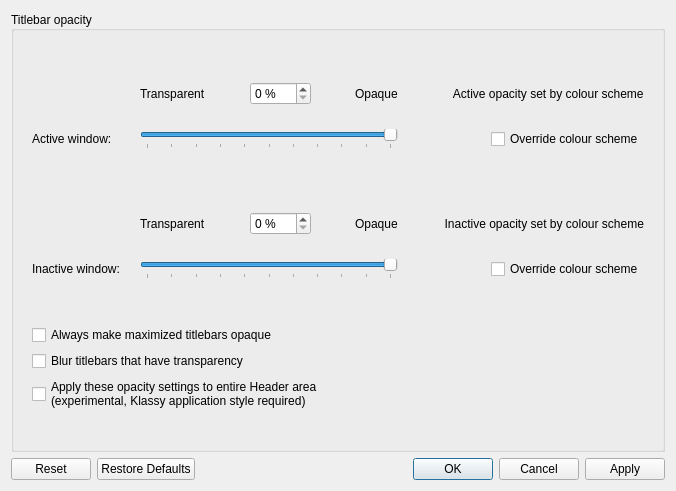
<?xml version="1.0" encoding="UTF-8"?>
<ui version="4.0">
 <class>TitleBarOpacity</class>
 <widget class="QDialog" name="TitleBarOpacity">
  <property name="geometry">
   <rect>
    <x>0</x>
    <y>0</y>
    <width>676</width>
    <height>491</height>
   </rect>
  </property>
  <property name="windowTitle">
   <string>Dialog</string>
  </property>
  <layout class="QVBoxLayout" name="verticalLayout">
   <item>
    <widget class="QGroupBox" name="groupBox_4">
     <property name="title">
      <string>Titlebar opacity</string>
     </property>
     <property name="alignment">
      <set>Qt::AlignLeading|Qt::AlignLeft|Qt::AlignVCenter</set>
     </property>
     <layout class="QGridLayout" name="gridLayout_2">
      <property name="leftMargin">
       <number>18</number>
      </property>
      <property name="topMargin">
       <number>18</number>
      </property>
      <property name="rightMargin">
       <number>18</number>
      </property>
      <property name="bottomMargin">
       <number>18</number>
      </property>
      <item row="0" column="0">
       <spacer name="verticalSpacer_12">
        <property name="orientation">
         <enum>Qt::Vertical</enum>
        </property>
        <property name="sizeType">
         <enum>QSizePolicy::Fixed</enum>
        </property>
        <property name="sizeHint" stdset="0">
         <size>
          <width>20</width>
          <height>10</height>
         </size>
        </property>
       </spacer>
      </item>
      <item row="1" column="0">
       <layout class="QVBoxLayout" name="verticalLayout_2">
        <property name="spacing">
         <number>20</number>
        </property>
        <item>
         <layout class="QGridLayout" name="gridLayout">
          <property name="verticalSpacing">
           <number>0</number>
          </property>
          <item row="4" column="0">
           <widget class="QLabel" name="_menuGroupDescription_2">
            <property name="text">
             <string>Inactive window:</string>
            </property>
            <property name="buddy">
             <cstring>titleBarOpacityInactive_2</cstring>
            </property>
           </widget>
          </item>
          <item row="0" column="1">
           <layout class="QHBoxLayout" name="horizontalLayout">
            <item>
             <widget class="QLabel" name="_menuOpacityTransparentLabel">
              <property name="text">
               <string>Transparent</string>
              </property>
             </widget>
            </item>
            <item>
             <spacer name="horizontalSpacer_9">
              <property name="orientation">
               <enum>Qt::Horizontal</enum>
              </property>
              <property name="sizeHint" stdset="0">
               <size>
                <width>40</width>
                <height>20</height>
               </size>
              </property>
             </spacer>
            </item>
            <item>
             <widget class="QSpinBox" name="titleBarOpacityActive_2">
              <property name="suffix">
               <string> %</string>
              </property>
              <property name="maximum">
               <number>100</number>
              </property>
              <property name="value">
               <number>0</number>
              </property>
             </widget>
            </item>
            <item>
             <spacer name="horizontalSpacer_15">
              <property name="orientation">
               <enum>Qt::Horizontal</enum>
              </property>
              <property name="sizeHint" stdset="0">
               <size>
                <width>40</width>
                <height>20</height>
               </size>
              </property>
             </spacer>
            </item>
            <item>
             <widget class="QLabel" name="_menuOpacityTransparentLabel_2">
              <property name="text">
               <string>Opaque</string>
              </property>
             </widget>
            </item>
           </layout>
          </item>
          <item row="3" column="1">
           <layout class="QHBoxLayout" name="horizontalLayout_2">
            <item>
             <widget class="QLabel" name="_menuOpacityTransparentLabel_4">
              <property name="text">
               <string>Transparent</string>
              </property>
             </widget>
            </item>
            <item>
             <spacer name="horizontalSpacer_16">
              <property name="orientation">
               <enum>Qt::Horizontal</enum>
              </property>
              <property name="sizeHint" stdset="0">
               <size>
                <width>40</width>
                <height>20</height>
               </size>
              </property>
             </spacer>
            </item>
            <item>
             <widget class="QSpinBox" name="titleBarOpacityInactive_2">
              <property name="suffix">
               <string> %</string>
              </property>
              <property name="maximum">
               <number>100</number>
              </property>
              <property name="value">
               <number>0</number>
              </property>
             </widget>
            </item>
            <item>
             <spacer name="horizontalSpacer_17">
              <property name="orientation">
               <enum>Qt::Horizontal</enum>
              </property>
              <property name="sizeHint" stdset="0">
               <size>
                <width>40</width>
                <height>20</height>
               </size>
              </property>
             </spacer>
            </item>
            <item>
             <widget class="QLabel" name="_menuOpacityTransparentLabel_3">
              <property name="text">
               <string>Opaque</string>
              </property>
             </widget>
            </item>
           </layout>
          </item>
          <item row="4" column="1">
           <widget class="QSlider" name="titleBarOpacityInactive">
            <property name="minimum">
             <number>0</number>
            </property>
            <property name="maximum">
             <number>100</number>
            </property>
            <property name="singleStep">
             <number>1</number>
            </property>
            <property name="pageStep">
             <number>10</number>
            </property>
            <property name="value">
             <number>100</number>
            </property>
            <property name="orientation">
             <enum>Qt::Horizontal</enum>
            </property>
            <property name="invertedAppearance">
             <bool>false</bool>
            </property>
            <property name="invertedControls">
             <bool>false</bool>
            </property>
            <property name="tickPosition">
             <enum>QSlider::TicksBelow</enum>
            </property>
            <property name="tickInterval">
             <number>10</number>
            </property>
           </widget>
          </item>
          <item row="1" column="0">
           <widget class="QLabel" name="_menuGroupDescription">
            <property name="text">
             <string>Active window:</string>
            </property>
            <property name="buddy">
             <cstring>titleBarOpacityActive_2</cstring>
            </property>
           </widget>
          </item>
          <item row="2" column="0">
           <spacer name="verticalSpacer_10">
            <property name="orientation">
             <enum>Qt::Vertical</enum>
            </property>
            <property name="sizeType">
             <enum>QSizePolicy::Maximum</enum>
            </property>
            <property name="sizeHint" stdset="0">
             <size>
              <width>20</width>
              <height>40</height>
             </size>
            </property>
           </spacer>
          </item>
          <item row="0" column="2" alignment="Qt::AlignRight">
           <widget class="QLabel" name="titleBarOpacityActiveFromColorSchemeLabel">
            <property name="text">
             <string>        Active opacity set by colour scheme</string>
            </property>
           </widget>
          </item>
          <item row="1" column="2" alignment="Qt::AlignRight">
           <widget class="QCheckBox" name="overrideTitleBarOpacityActive">
            <property name="text">
             <string>Override colour scheme</string>
            </property>
           </widget>
          </item>
          <item row="3" column="2" alignment="Qt::AlignRight">
           <widget class="QLabel" name="titleBarOpacityInactiveFromColorSchemeLabel">
            <property name="text">
             <string>        Inactive opacity set by colour scheme</string>
            </property>
           </widget>
          </item>
          <item row="4" column="2" alignment="Qt::AlignRight">
           <widget class="QCheckBox" name="overrideTitleBarOpacityInactive">
            <property name="text">
             <string>Override colour scheme</string>
            </property>
           </widget>
          </item>
          <item row="1" column="1">
           <widget class="QSlider" name="titleBarOpacityActive">
            <property name="minimum">
             <number>0</number>
            </property>
            <property name="maximum">
             <number>100</number>
            </property>
            <property name="singleStep">
             <number>1</number>
            </property>
            <property name="pageStep">
             <number>10</number>
            </property>
            <property name="value">
             <number>100</number>
            </property>
            <property name="orientation">
             <enum>Qt::Horizontal</enum>
            </property>
            <property name="invertedAppearance">
             <bool>false</bool>
            </property>
            <property name="invertedControls">
             <bool>false</bool>
            </property>
            <property name="tickPosition">
             <enum>QSlider::TicksBelow</enum>
            </property>
            <property name="tickInterval">
             <number>10</number>
            </property>
           </widget>
          </item>
         </layout>
        </item>
        <item>
         <spacer name="verticalSpacer_17">
          <property name="orientation">
           <enum>Qt::Vertical</enum>
          </property>
          <property name="sizeType">
           <enum>QSizePolicy::Fixed</enum>
          </property>
          <property name="sizeHint" stdset="0">
           <size>
            <width>20</width>
            <height>40</height>
           </size>
          </property>
         </spacer>
        </item>
       </layout>
      </item>
      <item row="4" column="0">
       <widget class="QCheckBox" name="applyOpacityToHeader">
        <property name="text">
         <string>Apply these opacity settings to entire Header area
(experimental, Klassy application style required)</string>
        </property>
       </widget>
      </item>
      <item row="3" column="0">
       <widget class="QCheckBox" name="blurTransparentTitleBars">
        <property name="text">
         <string>Blur titlebars that have transparency</string>
        </property>
       </widget>
      </item>
      <item row="5" column="0">
       <spacer name="verticalSpacer_9">
        <property name="orientation">
         <enum>Qt::Vertical</enum>
        </property>
        <property name="sizeType">
         <enum>QSizePolicy::Fixed</enum>
        </property>
        <property name="sizeHint" stdset="0">
         <size>
          <width>20</width>
          <height>20</height>
         </size>
        </property>
       </spacer>
      </item>
      <item row="2" column="0">
       <widget class="QCheckBox" name="opaqueMaximizedTitleBars">
        <property name="text">
         <string>Always make maximized titlebars opaque</string>
        </property>
       </widget>
      </item>
     </layout>
    </widget>
   </item>
   <item>
    <widget class="QDialogButtonBox" name="buttonBox">
     <property name="orientation">
      <enum>Qt::Horizontal</enum>
     </property>
     <property name="standardButtons">
      <set>QDialogButtonBox::Apply|QDialogButtonBox::Cancel|QDialogButtonBox::Ok|QDialogButtonBox::Reset|QDialogButtonBox::RestoreDefaults</set>
     </property>
    </widget>
   </item>
  </layout>
 </widget>
 <tabstops>
  <tabstop>titleBarOpacityActive_2</tabstop>
  <tabstop>titleBarOpacityActive</tabstop>
  <tabstop>titleBarOpacityInactive_2</tabstop>
  <tabstop>titleBarOpacityInactive</tabstop>
  <tabstop>opaqueMaximizedTitleBars</tabstop>
  <tabstop>blurTransparentTitleBars</tabstop>
  <tabstop>applyOpacityToHeader</tabstop>
 </tabstops>
 <resources>
  <include location="klassydecoration_config.qrc"/>
 </resources>
 <connections>
  <connection>
   <sender>buttonBox</sender>
   <signal>accepted()</signal>
   <receiver>TitleBarOpacity</receiver>
   <slot>accept()</slot>
   <hints>
    <hint type="sourcelabel">
     <x>358</x>
     <y>453</y>
    </hint>
    <hint type="destinationlabel">
     <x>329</x>
     <y>450</y>
    </hint>
   </hints>
  </connection>
  <connection>
   <sender>buttonBox</sender>
   <signal>rejected()</signal>
   <receiver>TitleBarOpacity</receiver>
   <slot>reject()</slot>
   <hints>
    <hint type="sourcelabel">
     <x>546</x>
     <y>456</y>
    </hint>
    <hint type="destinationlabel">
     <x>563</x>
     <y>447</y>
    </hint>
   </hints>
  </connection>
 </connections>
</ui>
